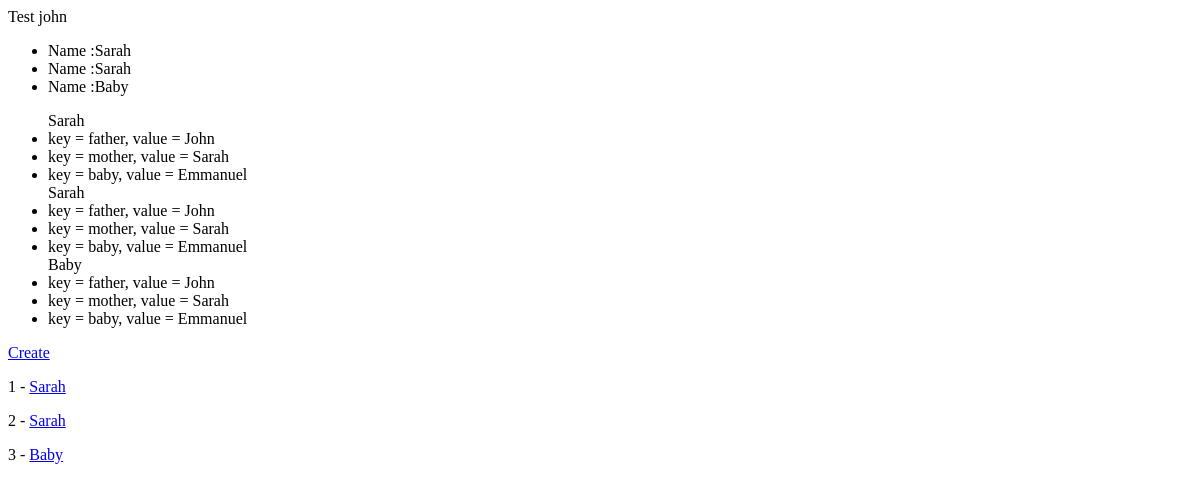
Before: / with the older database file.
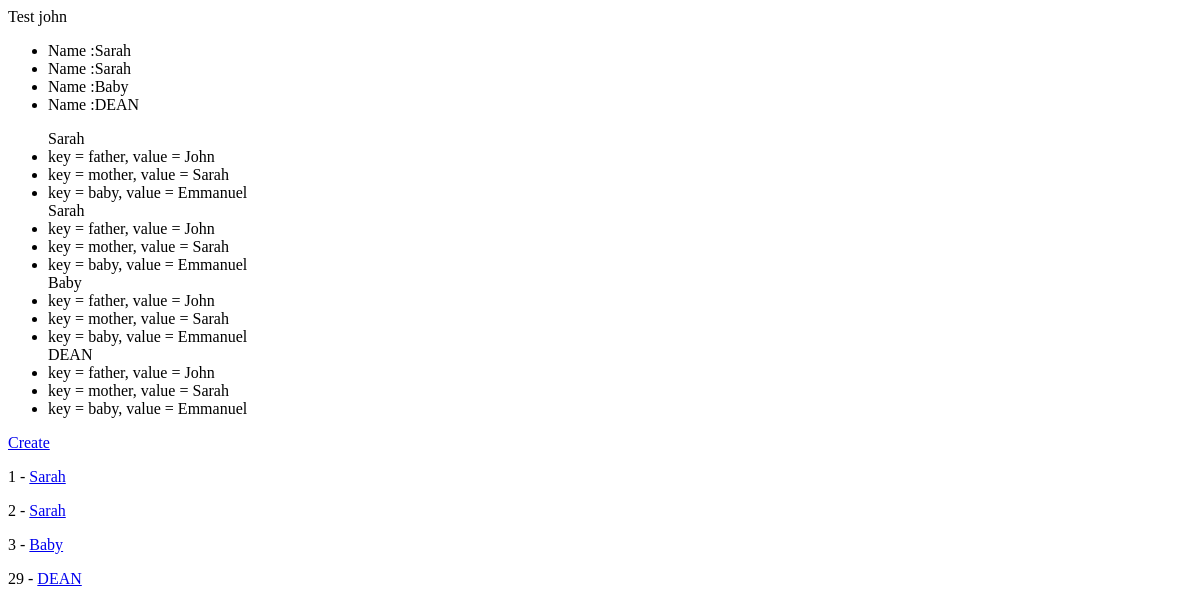
After: the same page with the newer database file.
### manneh/models.py (models this page shows)
class Manneh(models.Model):
    firstname = models.CharField(max_length=50)
    surname = models.CharField(max_length=50)
    member_choice = [
        ('father','John'),
        ('mother', 'Sarah'),
        ('baby', 'Emmanuel'),
        ]
    member_fields = models.CharField(
        max_length=30,
        choices=member_choice,
        default = 'null'
        )
    emptyList = [('1','egg'),('2','banana')]
    emptyList_fields = models.CharField(
        max_length=50,
        choices = emptyList,
        default = 'null')
    def get_absolute_url(self):
        return f'dynamic/{self.id}'  #reverse("dynamic:dynamic",kwargs = {'id':self.id})

### manneh/views.py (the view)
# urls.py: url(r'^$', manneh.views.manneh, name='home'),
def manneh(request):
    print(request.GET)
    print(request.POST)
    object = Manneh.objects.all()# get list of object
    context= {
        'name':'john',
        'object': object,
        }
    return render(request,'manneh/index.html',context)

### manneh/templates/manneh/index.html (shortened to what this page needs)
<html>
<head><title>Manneh</title></head>
<body>
    <p1>Test</p1>
{{ name }}
      <ul>
    {% for v in object%}
        <li>Name :{{v.surname}}</li>
        {%endfor%}
    </ul>
      <ul>
    {% for v in object%}
          {{v.surname}}
        {%for k,i in v.member_choice%}
          <li>key = {{k}},  value = {{i}}</li>
          {%endfor%}
        {%endfor%}
    </ul>
    <a href="{% url 'create' %}">Create</a>
    <p>
    {% for v in object%}
        <p>{{v.id}} - <a href="{{ v.get_absolute_url }}"> {{v.surname}}</a ></p>
        {%endfor%}
    </p>
</body>
</html>

Changed rows visible on the page:
added Manneh: surname "DEAN", member_choice "father" "mother" "baby", member_choice "John" "Sarah" "Emmanuel", id "29"
